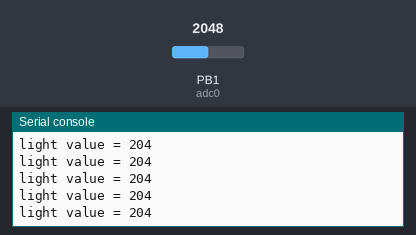
Recording of a program running on a simulated pyboard running MicroPython. On the bench: the last lines printed to the serial console. Inputs (shaded band) come from the test bench; at power-on: PB1 (adc0) = 2048 (analog values on the 0–4095 scale).

Above: at 1.2 s.
1.3 s: PB1 (adc0) set to 2866
At 1.31 s:
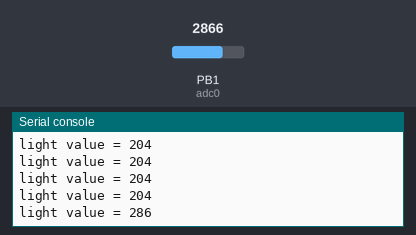
2.8 s: PB1 (adc0) set to 3603
At 2.81 s:
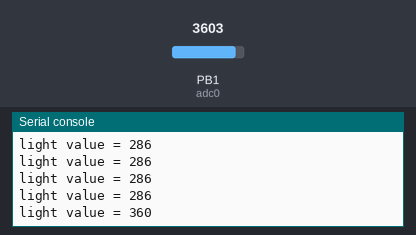
Timing chart, 0 to 5.8 s (numbered marks = the images above; inputs shaded):
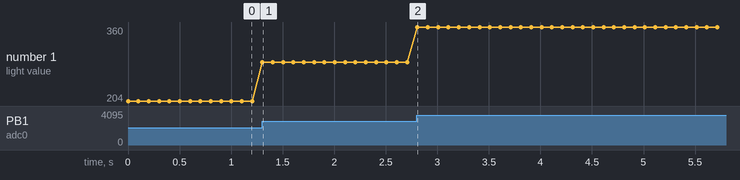

The program:

analogRead.py
```python
#hardware platform: Brainpad
#read the light value with the onboard light sensor
from pyb import ADC,Pin
import time

adc0 = ADC(Pin('B1'))

while True:

  print("light value =", adc0.read()//10)
  time.sleep(0.1)
```

Measured:
- after the input at 1.3 s, the serial console: prints a new line at once (image 1)
- after the input at 2.8 s, the serial console: prints a new line at once (image 2)
- plotted number 1: 204 → 286 after the input at 1.3 s, 286 → 360 after the input at 2.8 s
